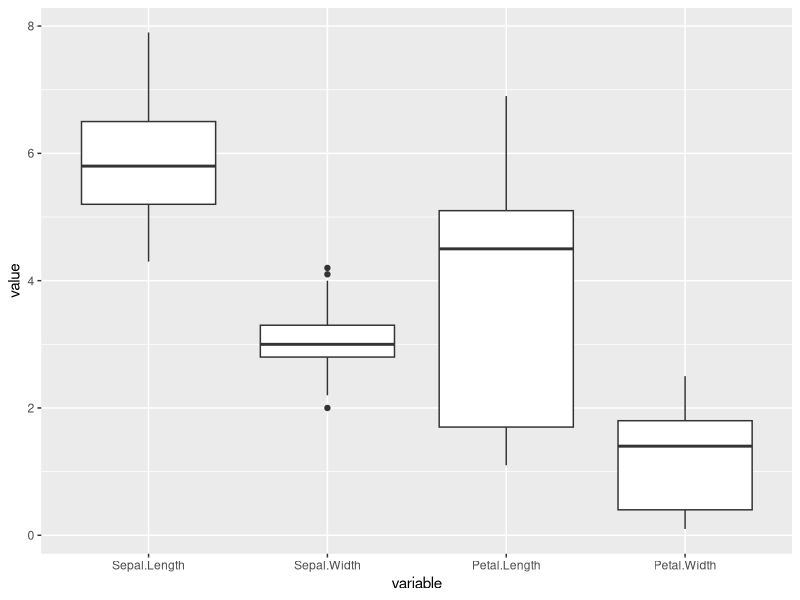
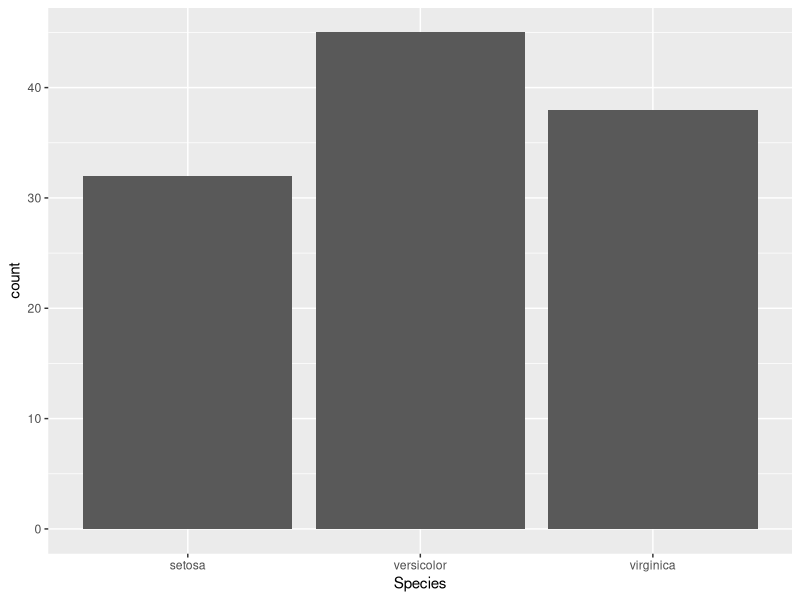
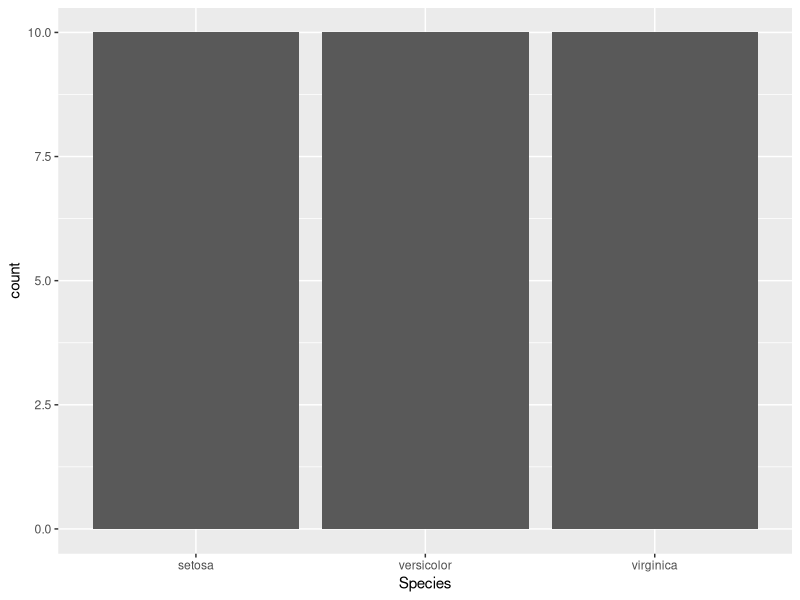

The R source for these figures, in order: (Note: this script raises an error after producing the figures.)
## ---- chunk 1
options(htmltools.dir.version = FALSE, eval = FALSE, message = FALSE,
       fig.retina = 3)
## ---- chunk 2
library(caret)
library(ggplot2)
summary(iris)
## ---- chunk 3
set.seed(42)
ind <- sample(c(TRUE, FALSE), nrow(iris), replace = TRUE, prob = c(0.8, 0.2))
train <- iris[ind, ]
test <- iris[!ind, ]


ggplot(data = reshape2::melt(train), aes(variable, value)) +
  geom_boxplot()
## ---- chunk 4
ggplot(data = train, aes(Species)) +
  geom_bar()
## ---- chunk 5
index <- createDataPartition(iris$Species, p=0.20, list=FALSE)
train <- iris[index, ]
test <- iris[-index, ]

ggplot(data = train, aes(Species)) +
  geom_bar()
## ---- chunk 6
model_fit <- train(Species~., data = train, method = "knn", 
                   tuneGrid = expand.grid(k = 1:25))
model_fit
## ---- chunk 7
predictions <- predict(model_fit, test)
confusionMatrix(predictions, test$Species)
## ---- chunk 8
knitr::include_graphics('figs/rmse.png')
knitr::include_graphics('figs/mae.png')
knitr::include_graphics('figs/rrse.png')
knitr::include_graphics('figs/rae.png')
## ---- chunk 9
knitr::include_graphics('figs/confussionmatrix.png')
## ---- chunk 10
knitr::include_graphics('figs/sensitivity.png')
## ---- chunk 11
knitr::include_graphics('figs/specifity.png')
## ---- chunk 12
knitr::include_graphics('figs/precision.png')
## ---- chunk 13
knitr::include_graphics('figs/accuracy.png')
## ---- chunk 14
knitr::include_graphics('figs/f1.png')
## ---- chunk 15
knitr::include_graphics('figs/k-fold.png')
## ---- chunk 16
knitr::include_graphics('https://chunml.github.io/images/tutorials/regularization/reg_graph.png')
knitr::include_graphics('http://res.cloudinary.com/dyd911kmh/image/upload/f_auto,q_auto:best/v1533936356/Screen_Shot_2018-08-10_at_5.25.26_PM_ltnepj.png')
knitr::include_graphics('http://res.cloudinary.com/dyd911kmh/image/upload/f_auto,q_auto:best/v1533936356/Screen_Shot_2018-08-10_at_5.25.32_PM_qmt5zt.png')
## ---- chunk 17
knitr::include_graphics('figs/bias-variance.png')
## ---- chunk 18
knitr::include_graphics('figs/error-lineal.png')
## ---- chunk 19
knitr::include_graphics('figs/biasvar-lineal.png')
## ---- chunk 20
knitr::include_graphics('figs/biasvar-knn.png')
